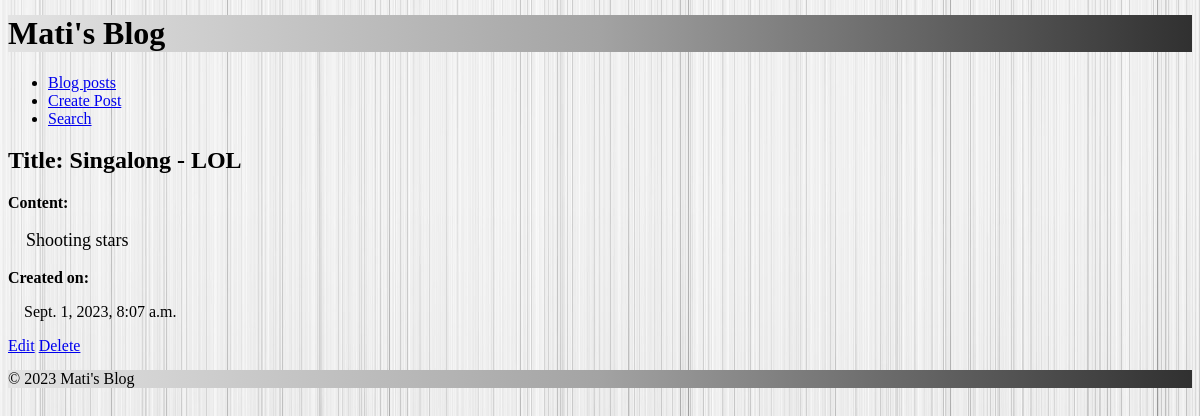
Before: /12/ with the older database file.
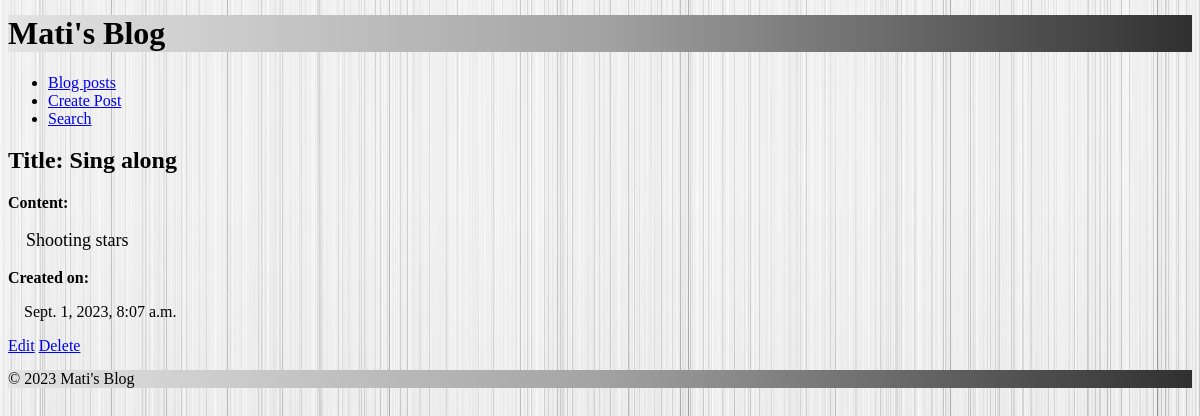
After: the same page with the newer database file.
### blog/models.py (models this page shows, shortened)
class Post(models.Model):
    title = models.CharField(max_length=200)
    content = models.TextField()
    created_at = models.DateTimeField(default=timezone.now)
    updated_at = models.DateTimeField(auto_now=True)

### blog/views.py (the view)
# urls.py: path('<int:pk>/', PostDetailView.as_view(), name='post_detail'),
class PostDetailView(DetailView):
    model = Post
    template_name = 'blog/post_detail.html'
    context_object_name = 'post'

### blog/templates/blog/post_detail.html (shortened to what this page needs)
{% extends 'blog/base.html' %}
{% block content %}
    <h2>Title: {{ post.title }}</h2>
    <strong>Content: </strong>
    <p class="content">&emsp;{{ post.content }}</p>
    <strong>Created on: </strong>
    <p>&emsp;{{ post.created_at }}</p>
    <a href="{% url 'blog:post_edit' object.pk %}" class="search-button">Edit</a>
    <a href="{% url 'blog:post_delete' object.pk %}" class="del1-button">Delete</a>
{% endblock %}

Changed rows visible on the page:
changed Post "Shooting stars": title "Singalong - LOL" → "Sing along"
